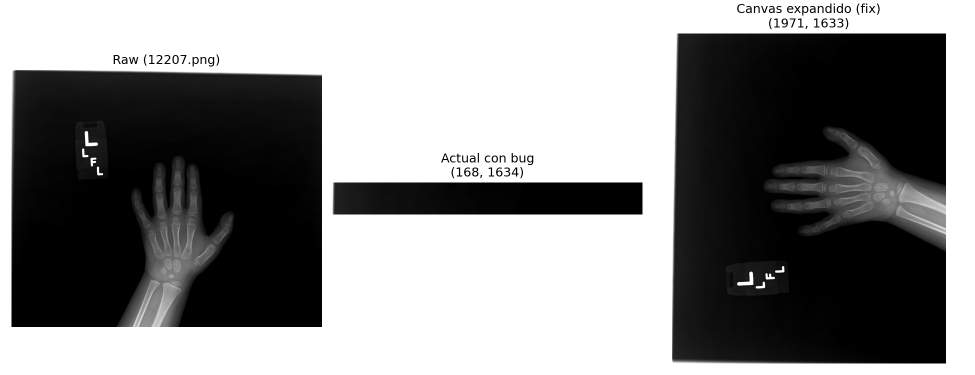
#> input picture docs/results/doctorado/preprocesamiento_diagnostico/figures/bug_corrimiento_12207.png, 1950 x 750 px, given in place of 1748.png, which was not available (shown at 1/2 size)
$ python generar_reporte_pdf.py
#> lines starting #> are read from the running program, lines starting #| are printed output that depends on the picture; after the words box and inside, x2 and y2 are one past the last pixel; in counts of white or black regions, pixels touching at a corner belong together; pictures that were not available may be replaced by others from this repository, and a replacement may not be noted
### config/paths.py
"""
Fuente única de verdad para todas las rutas del proyecto.
Todos los scripts importan rutas desde aquí.
"""
import os

# Raíz del proyecto (carpeta que contiene config/)
PROJECT_ROOT = os.path.dirname(os.path.dirname(os.path.abspath(__file__)))

# ============================================================
# DATOS
# ============================================================
DATA_DIR = os.path.join(PROJECT_ROOT, "data")

# Imágenes (pipeline de preprocesamiento)
IMAGES_DIR           = os.path.join(DATA_DIR, "images")
RAW_IMAGES_DIR       = os.path.join(IMAGES_DIR, "raw")
CROPPED_IMAGES_DIR   = os.path.join(IMAGES_DIR, "cropped")
EQUALIZED_IMAGES_DIR = os.path.join(IMAGES_DIR, "equalized")
MASKS_DIR            = os.path.join(IMAGES_DIR, "masks")
SEGMENTED_IMAGES_DIR = os.path.join(IMAGES_DIR, "segmented")
SEGMENTED_CROPPED_IMAGES_DIR = os.path.join(IMAGES_DIR, "segmented_cropped")

# Datos de entrenamiento del detector de mano (LabelMe format)
HAND_DETECTOR_DIR             = os.path.join(DATA_DIR, "hand-detector")
HAND_DETECTOR_IMAGES_DIR      = os.path.join(HAND_DETECTOR_DIR, "images")
HAND_DETECTOR_ANNOTATIONS_DIR = os.path.join(HAND_DETECTOR_DIR, "annotations")

# Entrenamiento
TRAINING_DIR         = os.path.join(DATA_DIR, "training")
TRAINING_CSV         = os.path.join(TRAINING_DIR, "boneage-training-dataset.csv")
DATASET_ANALYSIS_DIR = os.path.join(TRAINING_DIR, "dataset_analysis")
BALANCED_DATASET_CSV = os.path.join(DATASET_ANALYSIS_DIR, "balanced_dataset.csv")

# Validación estándar
VALIDATION_DIR        = os.path.join(DATA_DIR, "validation")
VALIDATION_CSV        = os.path.join(VALIDATION_DIR, "validation_dataset.csv")
VALIDATION_IMAGES_DIR = os.path.join(VALIDATION_DIR, "images")

# Validación mexicana
MEX_DIR        = os.path.join(DATA_DIR, "mex-validation")
MEX_CSV        = os.path.join(MEX_DIR, "mex_dataset.csv")
MEX_IMAGES_DIR = os.path.join(MEX_DIR, "images")

# ============================================================
# MODELOS PRE-ENTRENADOS
# ============================================================
PRETRAINED_MODELS_DIR    = os.path.join(PROJECT_ROOT, "models")
HAND_DETECTOR_OUTPUT_DIR = os.path.join(PRETRAINED_MODELS_DIR, "hand-detector")


def get_segmentation_model_path(run=None):
    """Devuelve la ruta al modelo de segmentación.

    Args:
        run: Nombre del run (ej. 'hand-detector_01') o None para
             seleccionar automáticamente el más reciente disponible.
             Si no existe ningún run, usa el modelo legado modelo_segmentacion.h5.
    """
    if run is not None:
        path = os.path.join(HAND_DETECTOR_OUTPUT_DIR, run, "models", "modelo_segmentacion.h5")
        if os.path.exists(path):
            return path

    # Auto-selección: último run con modelo guardado
    if os.path.isdir(HAND_DETECTOR_OUTPUT_DIR):
        runs = sorted([
            d for d in os.listdir(HAND_DETECTOR_OUTPUT_DIR)
            if os.path.isdir(os.path.join(HAND_DETECTOR_OUTPUT_DIR, d))
            and d.startswith("hand-detector_")
        ])
        for r in reversed(runs):
            path = os.path.join(HAND_DETECTOR_OUTPUT_DIR, r, "models", "modelo_segmentacion.h5")
            if os.path.exists(path):
                return path

    # Fallback al modelo legado
    return os.path.join(PRETRAINED_MODELS_DIR, "modelo_segmentacion.h5")


from config.segmentation import HAND_DETECTOR_RUN
SEGMENTATION_MODEL_PATH = get_segmentation_model_path(HAND_DETECTOR_RUN)

# ============================================================
# EXPERIMENTOS
# ============================================================
EXPERIMENTS_DIR = os.path.join(PROJECT_ROOT, "experiments")

# ============================================================
# LOGS
# ============================================================
LOGS_DIR = os.path.join(PROJECT_ROOT, "logs")

### docs/results/doctorado/preprocesamiento_diagnostico/scripts/generar_reporte_pdf.py
"""
Genera un PDF corto con el antes/despues de los dos fixes geometricos de
02_frame_and_zoom.py (ver diagnostico.md, hallazgos 4 y 5): canvas expandido
(evita perder contenido al rotar) y correccion de la rotacion espuria de 90
grados (evita rotar manos que ya estaban alineadas).

Uso:
    python docs/results/doctorado/preprocesamiento_diagnostico/scripts/generar_reporte_pdf.py
"""
import os, sys

PROJECT_ROOT = "/lustre/home/mlozano/boneage-predictor"
sys.path.insert(0, PROJECT_ROOT)
OUT_DIR = os.path.join(PROJECT_ROOT, "docs/results/doctorado/preprocesamiento_diagnostico")

import cv2
import numpy as np
import matplotlib
matplotlib.use("Agg")
import matplotlib.pyplot as plt
from matplotlib.backends.backend_pdf import PdfPages

from config.paths import RAW_IMAGES_DIR

CASOS = ["1748.png", "12207.png", "6940.png", "2813.png"]


def verificar_inversion(thresh):
    h, w = thresh.shape
    bordes = (
        np.any(thresh[0, :] == 255) or np.any(thresh[-1, :] == 255) or
        np.any(thresh[:, 0] == 255) or np.any(thresh[:, -1] == 255)
    )
    if bordes:
        thresh = cv2.bitwise_not(thresh)
    return thresh


def detect_box(img, kernel_size=(9, 9), dilation_iters=4):
    blur = cv2.GaussianBlur(img, (5, 5), 0)
    _, thresh = cv2.threshold(blur, 0, 255, cv2.THRESH_BINARY + cv2.THRESH_OTSU)
    thresh = verificar_inversion(thresh)
    kernel = np.ones(kernel_size, np.uint8)
    dilated = cv2.dilate(thresh, kernel, iterations=dilation_iters)
    contours, _ = cv2.findContours(dilated, cv2.RETR_EXTERNAL, cv2.CHAIN_APPROX_SIMPLE)
    rect = cv2.minAreaRect(max(contours, key=cv2.contourArea))
    box = np.intp(cv2.boxPoints(rect))
    return box, rect[-1], rect[1]  # box, angulo crudo, (w, h)


def angle_antes(raw_angle, w_r, h_r):
    angle = raw_angle
    if w_r < h_r:
        angle += 90
    if angle > 45:
        angle -= 90
    return angle


def angle_despues(raw_angle, w_r, h_r, tol=1.0):
    angle = raw_angle
    if w_r < h_r and abs(raw_angle - 90) > tol:
        angle += 90
    if angle > 45:
        angle -= 90
    return angle


def crop_antes(img):
    box, raw_angle, (w_r, h_r) = detect_box(img)
    angle = angle_antes(raw_angle, w_r, h_r)
    h, w = img.shape
    M = cv2.getRotationMatrix2D((w // 2, h // 2), angle, 1.0)
    rotated = cv2.warpAffine(img, M, (w, h), flags=cv2.INTER_CUBIC, borderMode=cv2.BORDER_REPLICATE)
    ones = np.ones((len(box), 1))
    box_h = np.hstack([box, ones])
    box_r = np.dot(M, box_h.T).T.astype(int)
    x0, y0 = box_r[:, 0].min(), box_r[:, 1].min()
    x1, y1 = box_r[:, 0].max(), box_r[:, 1].max()
    return rotated[y0:y1, x0:x1]


def crop_despues(img):
    box, raw_angle, (w_r, h_r) = detect_box(img)
    angle = angle_despues(raw_angle, w_r, h_r)
    h, w = img.shape
    cx, cy = w / 2, h / 2
    M = cv2.getRotationMatrix2D((cx, cy), angle, 1.0)
    cos, sin = abs(M[0, 0]), abs(M[0, 1])
    new_w = int(h * sin + w * cos)
    new_h = int(h * cos + w * sin)
    M[0, 2] += (new_w / 2) - cx
    M[1, 2] += (new_h / 2) - cy
    rotated = cv2.warpAffine(img, M, (new_w, new_h), flags=cv2.INTER_CUBIC, borderMode=cv2.BORDER_REPLICATE)
    ones = np.ones((len(box), 1))
    box_h = np.hstack([box, ones])
    box_r = np.dot(M, box_h.T).T.astype(int)
    x0, y0 = max(0, box_r[:, 0].min()), max(0, box_r[:, 1].min())
    x1, y1 = min(new_w, box_r[:, 0].max()), min(new_h, box_r[:, 1].max())
    return rotated[y0:y1, x0:x1]


def main():
    out_path = os.path.join(OUT_DIR, "reporte_corrimiento_pixeles.pdf")
    with PdfPages(out_path) as pdf:
        # Portada
        fig = plt.figure(figsize=(8.5, 11))
        fig.text(0.5, 0.75, "Fixes de recorte: geometria de la rotacion",
                  ha="center", fontsize=20, weight="bold")
        fig.text(0.5, 0.70, "02_frame_and_zoom.py: antes y despues",
                  ha="center", fontsize=13, color="#444444")
        resumen = (
            "Problema 1 (canvas): al rotar la imagen alrededor de su centro manteniendo\n"
            "el mismo tamano de canvas, la mano se puede salir del cuadro cuando esta\n"
            "lejos del centro. El recorte resultante pierde la mano por completo.\n"
            "Fix: expandir el canvas antes de rotar, para no perder contenido.\n\n"
            "Problema 2 (angulo): cv2.minAreaRect devuelve angle=90 como valor de\n"
            "frontera para rectangulos ya alineados; la logica de correccion lo\n"
            "interpretaba como 'rotar 90 grados', girando de lado manos que ya\n"
            "estaban bien orientadas.\n"
            "Fix: no corregir cuando el angulo crudo ya esta en esa frontera.\n\n"
            "Resultado validado sobre 1,500 imagenes:\n"
            "   Descartes (recorte fallido):  5.6% -> 2.1%  (63% menos)\n"
            "   Sin regresiones en el resto del dataset.\n\n"
            f"Casos mostrados en este reporte: {len(CASOS)}"
        )
        fig.text(0.1, 0.60, resumen, fontsize=11, va="top", family="monospace")
        pdf.savefig(fig)
        plt.close(fig)

        # Un caso por pagina
        for fn in CASOS:
            img = cv2.imread(os.path.join(RAW_IMAGES_DIR, fn), cv2.IMREAD_GRAYSCALE)
#> img is the input picture: shape (750, 1950); min 0, max 255, mean 137.7
            antes = crop_antes(img)
#> in detect_box, `_, thresh = cv2.threshold(blur, 0, 255, cv2.THRESH_BINARY + cv2.THRESH..`:
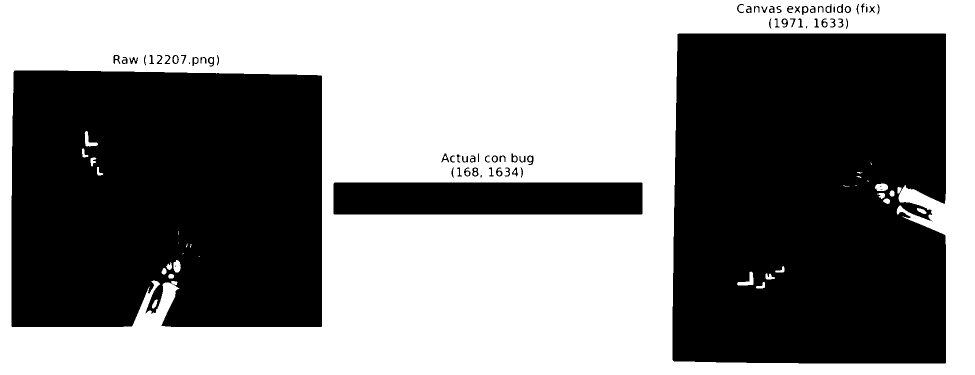
#> thresh: shape (750, 1950) (shown at 1/2 size); 51.7% white; 75 black regions (8 under 20 px), largest, box (x1, y1, x2, y2) and area: (1345, 67, 1892, 727) 351469, (23, 141, 644, 654) 310079, (667, 365, 1285, 429) 39546
#> in verificar_inversion, `bordes = ( np.any(thresh[0, :] == 255) or np.any(thresh[-1, :] == 255)..`: bordes = True
#> in detect_box, `dilated = cv2.dilate(thresh, kernel, iterations=dilation_iters)`:
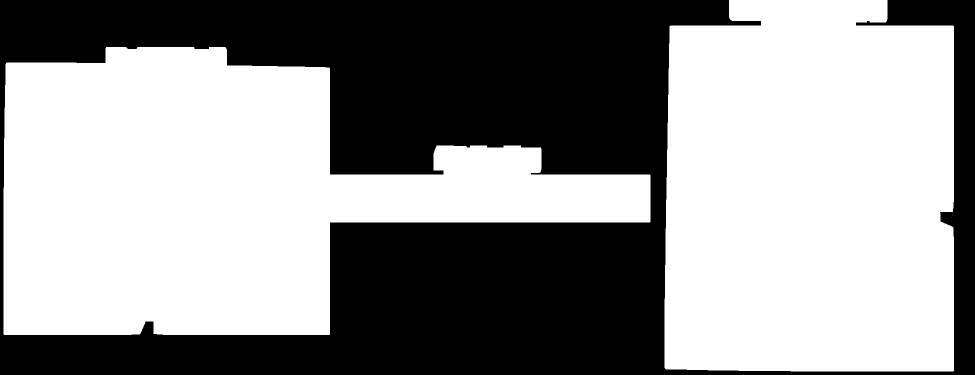
#> dilated: shape (750, 1950) (shown at 1/2 size); 57.8% white; 1 black region
#> in detect_box, `contours, _ = cv2.findContours(dilated, cv2.RETR_EXTERNAL, cv2.CHAIN_A..`: contours = 2 contours; box (x1, y1, x2, y2) and area: (7, 94, 1301, 670) 431884, (1329, 0, 1908, 743) 410342
#> in detect_box, `rect = cv2.minAreaRect(max(contours, key=cv2.contourArea))`: rect = ((653.5, 381.5), (575, 1293), -90)
#> in detect_box, `box = np.intp(cv2.boxPoints(rect))`: box = [[1299, 668], [7, 668], [7, 94], [1299, 94]]
#> in crop_antes, `box, raw_angle, (w_r, h_r) = detect_box(img)`: raw_angle = -90; w_r = 575; h_r = 1293
#> in angle_antes, `angle = raw_angle`: angle = -90
#> in angle_antes, `angle += 90`: angle = 0
#> in crop_antes, `M = cv2.getRotationMatrix2D((w // 2, h // 2), angle, 1.0)`: M = [[1, 0, 0], [0, 1, 0]]
#> in crop_antes, `ones = np.ones((len(box), 1))`: ones = [1, 1, 1, 1]
#> in crop_antes, `box_h = np.hstack([box, ones])`: box_h = [[1299, 668, 1], [7, 668, 1], [7, 94, 1], [1299, 94, 1]]
#> in crop_antes, `box_r = np.dot(M, box_h.T).T.astype(int)`: box_r = [[1299, 668], [7, 668], [7, 94], [1299, 94]]
#> in crop_antes, `x0, y0 = box_r[:, 0].min(), box_r[:, 1].min()`: x0 = 7; y0 = 94
#> in crop_antes, `x1, y1 = box_r[:, 0].max(), box_r[:, 1].max()`: x1 = 1299; y1 = 668
#> in crop_antes, `return rotated[y0:y1, x0:x1]`:
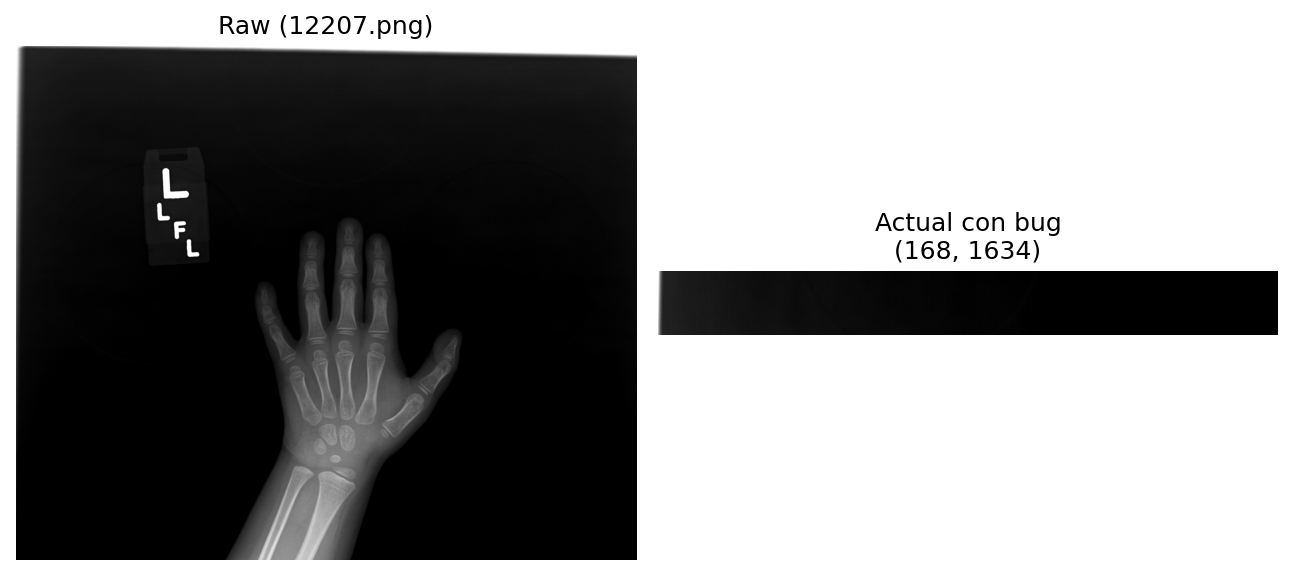
#> returned value: shape (574, 1292); min 0, max 255, mean 139.4
            despues = crop_despues(img)
#> in crop_despues, `box, raw_angle, (w_r, h_r) = detect_box(img)`: box = [[1299, 668], [7, 668], [7, 94], [1299, 94]]; raw_angle = -90; w_r = 575; h_r = 1293
#> in angle_despues, `angle = raw_angle`: angle = -90
#> in angle_despues, `angle += 90`: angle = 0
#> in crop_despues, `M = cv2.getRotationMatrix2D((cx, cy), angle, 1.0)`: M = [[1, 0, 0], [0, 1, 0]]
#> in crop_despues, `cos, sin = abs(M[0, 0]), abs(M[0, 1])`: cos = 1; sin = 0
#> in crop_despues, `new_w = int(h * sin + w * cos)`: new_w = 1950
#> in crop_despues, `new_h = int(h * cos + w * sin)`: new_h = 750
#> in crop_despues, `ones = np.ones((len(box), 1))`: ones = [1, 1, 1, 1]
#> in crop_despues, `box_r = np.dot(M, box_h.T).T.astype(int)`: box_r = [[1299, 668], [7, 668], [7, 94], [1299, 94]]
#> in crop_despues, `x0, y0 = max(0, box_r[:, 0].min()), max(0, box_r[:, 1].min())`: x0 = 7; y0 = 94
#> in crop_despues, `x1, y1 = min(new_w, box_r[:, 0].max()), min(new_h, box_r[:, 1].max())`: x1 = 1299; y1 = 668

            fig, ax = plt.subplots(1, 3, figsize=(13, 5.5))
            ax[0].imshow(img, cmap="gray")
            ax[0].set_title("Original", fontsize=11)
            ax[0].axis("off")

            ax[1].imshow(antes, cmap="gray")
            ax[1].set_title(f"Antes (con bug)\n{antes.shape[1]}×{antes.shape[0]} px", fontsize=11, color="#c0392b")
            ax[1].axis("off")

            ax[2].imshow(despues, cmap="gray")
            ax[2].set_title(f"Despues (fix)\n{despues.shape[1]}×{despues.shape[0]} px", fontsize=11, color="#27ae60")
            ax[2].axis("off")

            fig.suptitle(f"Caso: {fn}", fontsize=13, weight="bold")
            plt.subplots_adjust(left=0.04, right=0.88, top=0.80, bottom=0.04, wspace=0.15)
            pdf.savefig(fig)
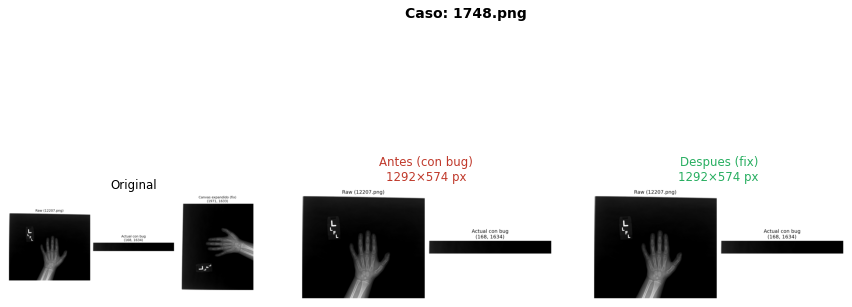
#> figure drawn by matplotlib, 3 panels
            plt.close(fig)
#> pass 2 of the loop in main, `for fn in CASOS:`:
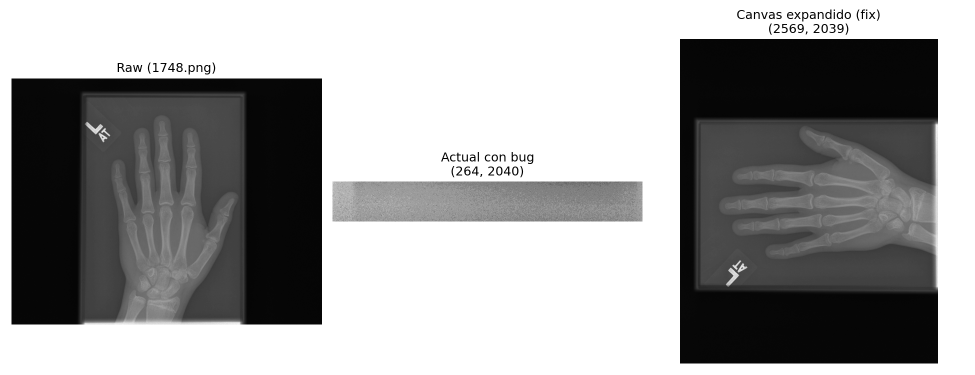
#> input picture docs/results/doctorado/preprocesamiento_diagnostico/figures/bug_corrimiento_1748.png, 1950 x 750 px, given in place of 12207.png, which was not available (shown at 1/2 size)
#> in main, img is the input picture: shape (750, 1950); min 0, max 255, mean 158.9
#> in detect_box (call 3), `dilated = cv2.dilate(thresh, kernel, iterations=dilation_iters)`:
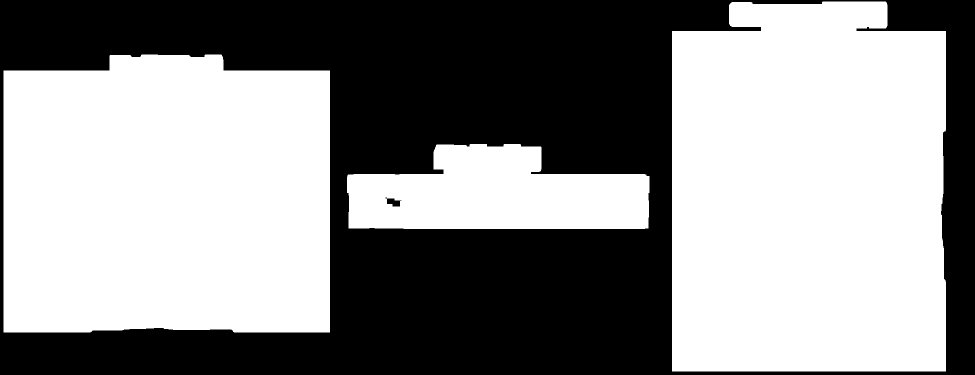
#> dilated: shape (750, 1950) (shown at 1/2 size); 55.6% white; 2 black regions
#> contours = 3 contours; box (x1, y1, x2, y2) and area: (1344, 3, 1892, 743) 387094, (7, 109, 660, 665) 346262, (694, 288, 1299, 458) 77350
#> rect = ((1617.5, 372.5), (739, 547), -90)
#> in detect_box (call 3), `box = np.intp(cv2.boxPoints(rect))`: box = [[1891, 742], [1344, 742], [1344, 3], [1891, 3]]
#> in main, `pdf.savefig(fig)`:
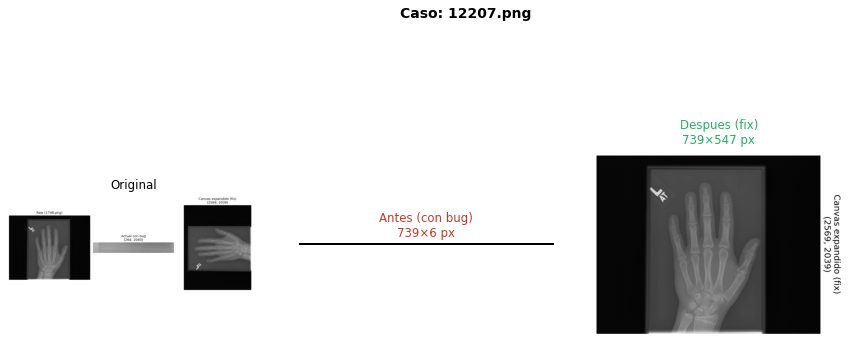
#> figure drawn by matplotlib, 3 panels

    print(f"Reporte guardado en: {out_path}")


if __name__ == "__main__":
#> (the run stopped early here; a loop or call above may not have finished)
